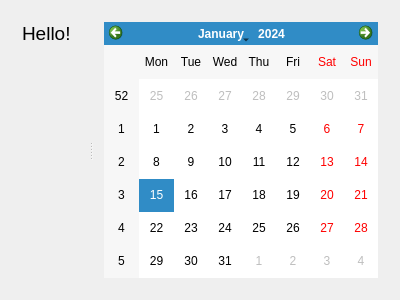
<?xml version="1.0" encoding="UTF-8"?>
<ui version="4.0">
 <class>MainWindow</class>
 <widget class="QMainWindow" name="MainWindow">
  <property name="geometry">
   <rect>
    <x>0</x>
    <y>0</y>
    <width>400</width>
    <height>300</height>
   </rect>
  </property>
  <property name="windowTitle">
   <string>MainWindow</string>
  </property>
  <widget class="QWidget" name="centralWidget">
   <layout class="QGridLayout" name="gridLayout_3">
    <item row="0" column="0">
     <widget class="QSplitter" name="splitter">
      <property name="orientation">
       <enum>Qt::Horizontal</enum>
      </property>
      <widget class="QWidget" name="gridLayoutWidget">
       <layout class="QVBoxLayout" name="verticalLayout">
        <item>
         <widget class="QLabel" name="label">
          <property name="font">
           <font>
            <pointsize>14</pointsize>
           </font>
          </property>
          <property name="text">
           <string>Hello!</string>
          </property>
         </widget>
        </item>
        <item>
         <spacer name="verticalSpacer">
          <property name="orientation">
           <enum>Qt::Vertical</enum>
          </property>
          <property name="sizeHint" stdset="0">
           <size>
            <width>20</width>
            <height>40</height>
           </size>
          </property>
         </spacer>
        </item>
       </layout>
      </widget>
      <widget class="QWidget" name="gridLayoutWidget_2">
       <layout class="QGridLayout" name="gridLayout_2">
        <item row="0" column="0">
         <widget class="QCalendarWidget" name="calendarWidget"/>
        </item>
       </layout>
      </widget>
     </widget>
    </item>
   </layout>
  </widget>
 </widget>
 <layoutdefault spacing="6" margin="11"/>
 <resources/>
 <connections/>
</ui>
